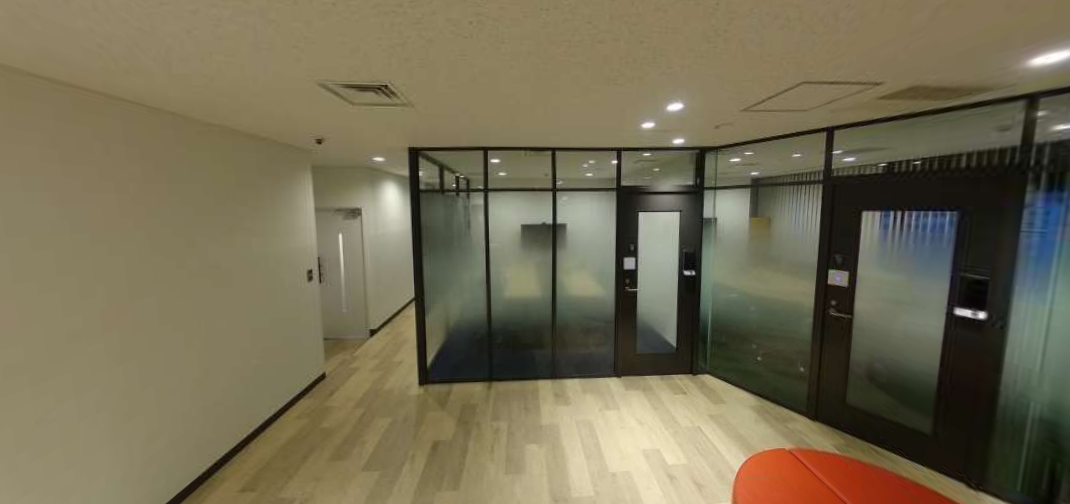
#> input picture saize/img/image4.png, 1070 x 504 px
$ python sai_saize.py
#> lines starting #> are read from the running program, lines starting #| are printed output that depends on the picture; after the words box and inside, x2 and y2 are one past the last pixel; in counts of white or black regions, pixels touching at a corner belong together
import cv2
import numpy as np
import matplotlib.pyplot as plt

def find_contours(sLeftPictureFile, sRightPictureFile):
    # 画像を読み込む
#> called with sLeftPictureFile = 'img/image4.png', sRightPictureFile = 'img/image3.png'
    Lsrc = cv2.imread(sLeftPictureFile)
#> Lsrc is the input picture: shape (504, 1070, 3); mean B, G, R 83.7, 108.6, 116.6
    Rsrc = cv2.imread(sRightPictureFile)
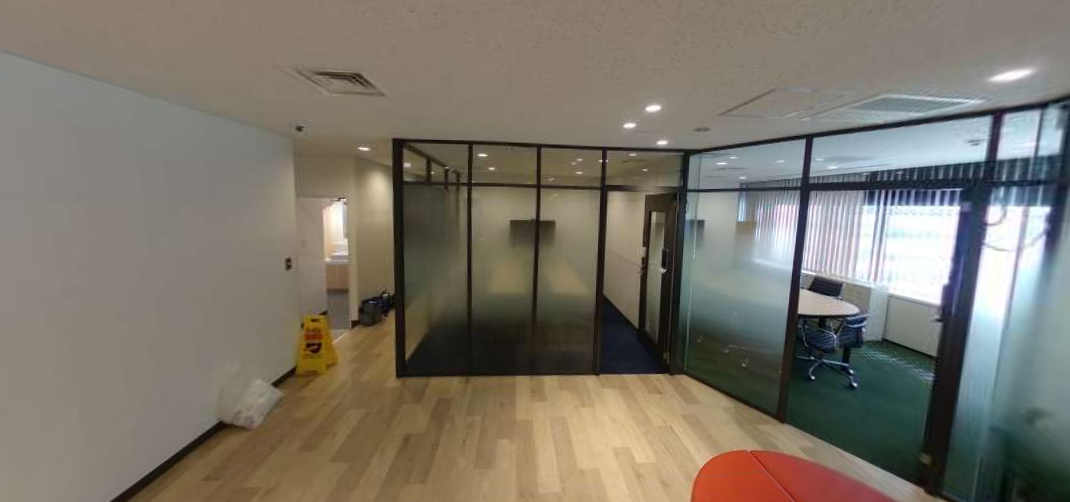
#> input picture saize/img/image3.png, 1070 x 502 px
#> Rsrc is the input picture: shape (502, 1070, 3); mean B, G, R 105.8, 117.3, 123.5

    # 明るさ調整

    # AKAZE特徴量検出器を作成
    akaze = cv2.AKAZE_create()

    # 特徴量の検出と特徴量ベクトルの計算
    keypoints_left, descriptors_left = akaze.detectAndCompute(Lsrc, None)
#> keypoints_left = 512 keypoints; strongest (x, y, size): (981, 315, 8.1), (628, 263, 8.1), (959, 311, 8.1), (963, 312, 11.4)
    keypoints_right, descriptors_right = akaze.detectAndCompute(Rsrc, None)
#> keypoints_right = 779 keypoints; strongest (x, y, size): (810, 303, 16.1), (824, 284, 16.1), (979, 153, 11.4), (806, 303, 11.4)

    # 総当たりマッチング
    matcher = cv2.BFMatcher()
    matches = matcher.match(descriptors_left, descriptors_right)
#> matches = 512 matches

    # マッチングされた特徴点の座標を格納する配列
    pts_src = np.float32([keypoints_left[m.queryIdx].pt for m in matches]).reshape(-1, 1, 2)
#> pts_src = 512 rows, first 8: [1035.3, 60.95], [385.5, 86.31], [1039.8, 113.1], [645.3, 125], [490.2, 152.9], [547.9, 153.4], [747.7, 152.9], [613.1, 153.6]
    pts_dst = np.float32([keypoints_right[m.trainIdx].pt for m in matches]).reshape(-1, 1, 2)
#> pts_dst = 512 rows, first 8: [997.9, 77.34], [356.5, 76.38], [993.1, 209.4], [652, 107.9], [550.3, 173.6], [598.7, 152.8], [947.9, 266.1], [859.7, 194.9]

    # ホモグラフィ行列を計算
    H, mask = cv2.findHomography(pts_src, pts_dst, cv2.RANSAC, 5.0)
#> H = [[1.08, -0.0432, -28.04], [0.0537, 1.04, -33], [8.16e-05, -1.32e-05, 1]]; mask = 512 values, max 1 at index 8, min 0 at index 0, mean 0.254

    # 射影変換
    WarpedSrcMat = cv2.warpPerspective(Lsrc, H, (Rsrc.shape[1], Rsrc.shape[0]))
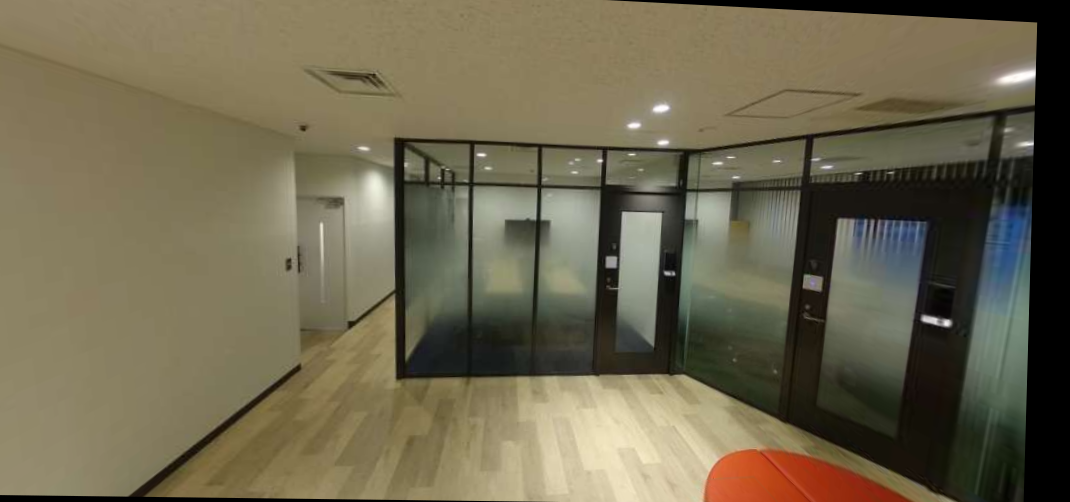
#> WarpedSrcMat: shape (502, 1070, 3); mean B, G, R 79.5, 103.3, 110.8

    # マッチング結果の描画
    img_matches = cv2.drawMatches(Lsrc, keypoints_left, Rsrc, keypoints_right, matches, None)
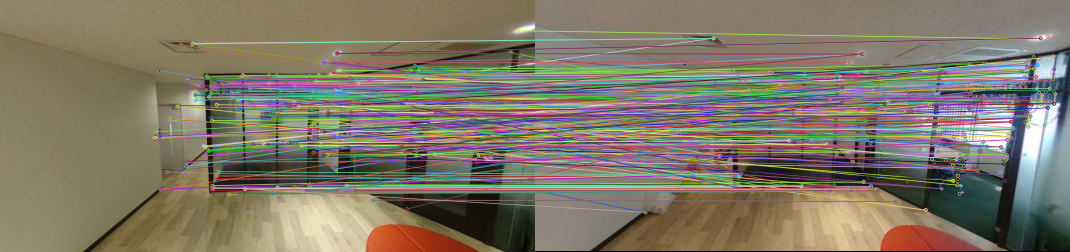
#> img_matches: shape (504, 2140, 3) (shown at 1/2 size); mean B, G, R 103.2, 119.8, 128.2
    cv2.imwrite("result/matches.jpg", img_matches)


    # 差分画像の生成と処理
    Lmat_planes = cv2.split(WarpedSrcMat)
    Rmat_planes = cv2.split(Rsrc)

    diff0 = cv2.absdiff(Lmat_planes[0], Rmat_planes[0])
    diff1 = cv2.absdiff(Lmat_planes[1], Rmat_planes[1])
    diff2 = cv2.absdiff(Lmat_planes[2], Rmat_planes[2])

    diff0 = cv2.medianBlur(diff0, 5)
    diff1 = cv2.medianBlur(diff1, 5)
    diff2 = cv2.medianBlur(diff2, 5)

    wise_mat = cv2.bitwise_or(diff0, diff1)
    wise_mat = cv2.bitwise_or(wise_mat, diff2)

    kernel = cv2.getStructuringElement(cv2.MORPH_RECT, (5, 5))
    opening_mat = cv2.morphologyEx(wise_mat, cv2.MORPH_OPEN, kernel)
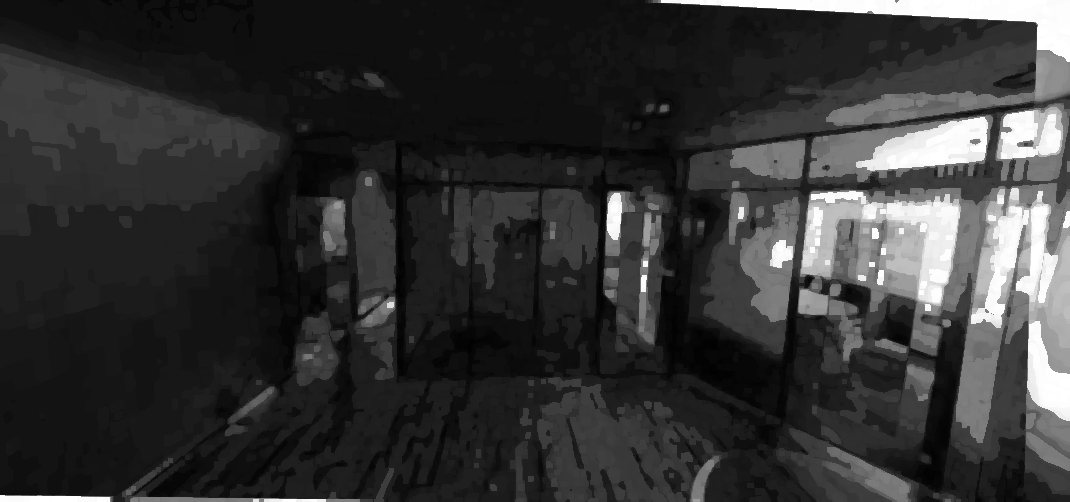
#> opening_mat: shape (502, 1070); min 1, max 255, mean 52.1

    kernel = np.ones((5, 5), np.uint8)
    dilation_mat = cv2.dilate(opening_mat, kernel, iterations=1)

    _, dilation_mat = cv2.threshold(dilation_mat, 90, 255, cv2.THRESH_BINARY)
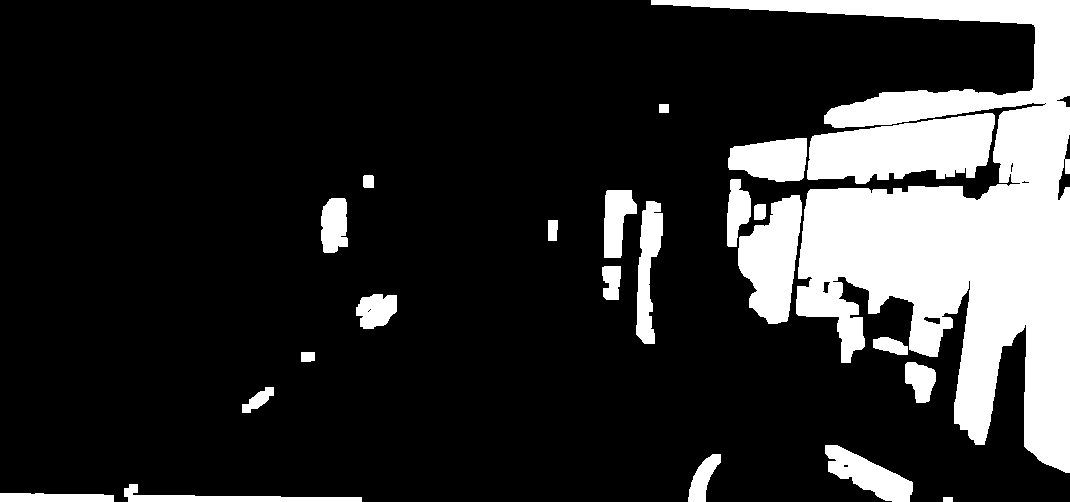
#> dilation_mat: shape (502, 1070); 18.6% white; 23 white regions, largest, box (x1, y1, x2, y2) and area: (651, 0, 1070, 473) 66219, (807, 113, 995, 184) 9452, (738, 195, 802, 324) 5346

    # 結果の合成と表示
    dilation_color_mat = cv2.cvtColor(dilation_mat, cv2.COLOR_GRAY2BGR)

    LaddMat = cv2.addWeighted(WarpedSrcMat, 0.3, dilation_color_mat, 0.7, 0)
    RaddMat = cv2.addWeighted(Rsrc, 0.3, dilation_color_mat, 0.7, 0)
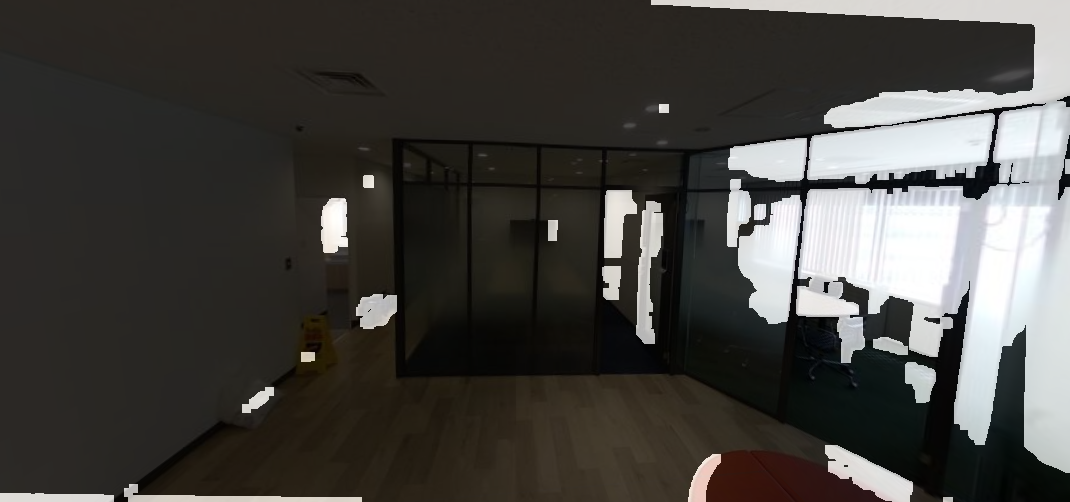
#> RaddMat: shape (502, 1070, 3); mean B, G, R 64.9, 68.4, 70.2

    # 画像を表示
    plt.subplot(121), plt.imshow(cv2.cvtColor(LaddMat, cv2.COLOR_BGR2RGB)), plt.title('Left Image')
    plt.subplot(122), plt.imshow(cv2.cvtColor(RaddMat, cv2.COLOR_BGR2RGB)), plt.title('Right Image')
    plt.show()
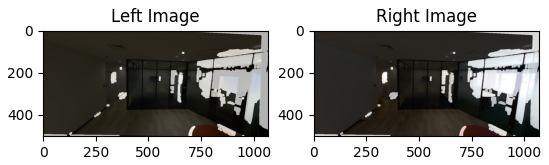
#> figure drawn by matplotlib, 2 panels

    # 画像を保存 (必要に応じて)
    cv2.imwrite("result/LaddMat.jpg", LaddMat)
    cv2.imwrite("result/RaddMat.jpg", RaddMat)

# 画像ファイルパスを指定
sLeftPictureFile = "img/image4.png"
sRightPictureFile = "img/image3.png"


# 関数を実行
find_contours(sLeftPictureFile, sRightPictureFile)

# [15 lines of commented-out code are left out]
